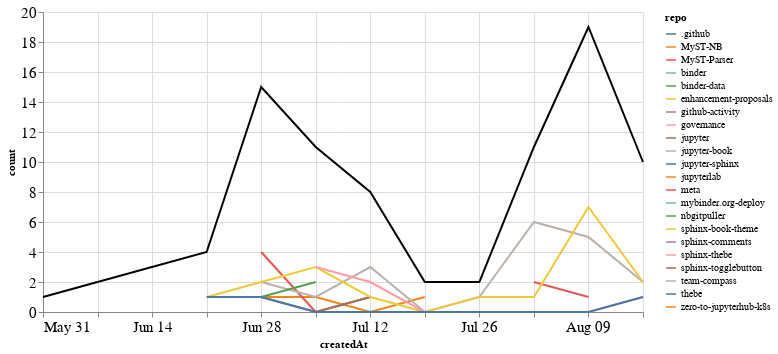

Write notebook code for a chart like this one.
### Markdown cell above
## PRs

### Code cell
prs_time = prs.groupby('repo').resample('W', on='createdAt').count()['author'].reset_index()
prs_time = prs_time.rename(columns={'author': 'count'})
prs_time_total = prs_time.groupby('createdAt').agg({"count": "sum"}).reset_index()

ch1 = alt.Chart(prs_time, width=600).mark_line().encode(
    x='createdAt',
    y='count',
    color='repo',
    tooltip="repo"
)

ch2 = alt.Chart(prs_time_total, width=600).mark_line(color="black").encode(
    x='createdAt',
    y='count',
)

ch1 + ch2

### Figure 1 — Vega-Lite specification as saved in the notebook (floating-point values rounded to 4 significant figures)
{"config": {"axisLeft": {"labelFontSize": 15}, "axisBottom": {"labelFontSize": 15}}, "layer": [{"data": {"name": "data-cb1d163d2d8875fba350213f5730c312"}, "mark": "line", "encoding": {"color": {"type": "nominal", "field": "repo"}, "tooltip": {"type": "nominal", "field": "repo"}, "x": {"type": "temporal", "field": "createdAt"}, "y": {"type": "quantitative", "field": "count"}}, "width": 600}, {"data": {"name": "data-d7aa772e76365791fec159c489ed66a7"}, "mark": {"type": "line", "color": "black"}, "encoding": {"x": {"type": "temporal", "field": "createdAt"}, "y": {"type": "quantitative", "field": "count"}}, "width": 600}], "$schema": "https://vega.github.io/schema/vega-lite/v4.8.1.json", "datasets": {"data-cb1d163d2d8875fba350213f5730c312": [{"repo": ".github", "createdAt": "2020-08-02T00:00:00", "count": 2}, {"repo": "MyST-NB", "createdAt": "2020-06-28T00:00:00", "count": 1}, {"repo": "MyST-NB", "createdAt": "2020-07-05T00:00:00", "count": 1}, {"repo": "MyST-NB", "createdAt": "2020-07-12T00:00:00", "count": 0}, {"repo": "MyST-NB", "createdAt": "2020-07-19T00:00:00", "count": 1}, {"repo": "MyST-Parser", "createdAt": "2020-06-28T00:00:00", "count": 4}, {"repo": "MyST-Parser", "createdAt": "2020-07-05T00:00:00", "count": 0}, {"repo": "MyST-Parser", "createdAt": "2020-07-12T00:00:00", "count": 1}, {"repo": "binder", "createdAt": "2020-06-28T00:00:00", "count": 1}, {"repo": "binder-data", "createdAt": "2020-06-21T00:00:00", "count": 1}, {"repo": "enhancement-proposals", "createdAt": "2020-06-21T00:00:00", "count": 1}, {"repo": "github-activity", "createdAt": "2020-08-09T00:00:00", "count": 2}, {"repo": "governance", "createdAt": "2020-05-31T00:00:00", "count": 1}, {"repo": "jupyter", "createdAt": "2020-06-28T00:00:00", "count": 1}, {"repo": "jupyter", "createdAt": "2020-07-05T00:00:00", "count": 0}, {"repo": "jupyter", "createdAt": "2020-07-12T00:00:00", "count": 1}, {"repo": "jupyter-book", "createdAt": "2020-06-28T00:00:00", "count": 2}, {"repo": "jupyter-book", "createdAt": "2020-07-05T00:00:00", "count": 1}, {"repo": "jupyter-book", "createdAt": "2020-07-12T00:00:00", "count": 3}, {"repo": "jupyter-book", "createdAt": "2020-07-19T00:00:00", "count": 0}, {"repo": "jupyter-book", "createdAt": "2020-07-26T00:00:00", "count": 1}, {"repo": "jupyter-book", "createdAt": "2020-08-02T00:00:00", "count": 6}, {"repo": "jupyter-book", "createdAt": "2020-08-09T00:00:00", "count": 5}, {"repo": "jupyter-book", "createdAt": "2020-08-16T00:00:00", "count": 2}, {"repo": "jupyter-sphinx", "createdAt": "2020-06-28T00:00:00", "count": 1}, {"repo": "jupyterlab", "createdAt": "2020-08-09T00:00:00", "count": 1}, {"repo": "meta", "createdAt": "2020-08-02T00:00:00", "count": 2}, {"repo": "meta", "createdAt": "2020-08-09T00:00:00", "count": 1}, {"repo": "mybinder.org-deploy", "createdAt": "2020-07-19T00:00:00", "count": 1}, {"repo": "nbgitpuller", "createdAt": "2020-06-28T00:00:00", "count": 1}, {"repo": "nbgitpuller", "createdAt": "2020-07-05T00:00:00", "count": 2}, {"repo": "sphinx-book-theme", "createdAt": "2020-06-21T00:00:00", "count": 1}, {"repo": "sphinx-book-theme", "createdAt": "2020-06-28T00:00:00", "count": 2}, {"repo": "sphinx-book-theme", "createdAt": "2020-07-05T00:00:00", "count": 3}, {"repo": "sphinx-book-theme", "createdAt": "2020-07-12T00:00:00", "count": 1}, {"repo": "sphinx-book-theme", "createdAt": "2020-07-19T00:00:00", "count": 0}, {"repo": "sphinx-book-theme", "createdAt": "2020-07-26T00:00:00", "count": 1}, {"repo": "sphinx-book-theme", "createdAt": "2020-08-02T00:00:00", "count": 1}, {"repo": "sphinx-book-theme", "createdAt": "2020-08-09T00:00:00", "count": 7}, {"repo": "sphinx-book-theme", "createdAt": "2020-08-16T00:00:00", "count": 2}, {"repo": "sphinx-comments", "createdAt": "2020-08-16T00:00:00", "count": 4}, {"repo": "sphinx-thebe", "createdAt": "2020-07-05T00:00:00", "count": 3}, {"repo": "sphinx-thebe", "createdAt": "2020-07-12T00:00:00", "count": 2}, {"repo": "sphinx-thebe", "createdAt": "2020-07-19T00:00:00", "count": 0}, {"repo": "sphinx-thebe", "createdAt": "2020-07-26T00:00:00", "count": 0}, {"repo": "sphinx-thebe", "createdAt": "2020-08-02T00:00:00", "count": 0}, {"repo": "sphinx-thebe", "createdAt": "2020-08-09T00:00:00", "count": 0}, {"repo": "sphinx-thebe", "createdAt": "2020-08-16T00:00:00", "count": 1}, {"repo": "sphinx-togglebutton", "createdAt": "2020-08-09T00:00:00", "count": 3}, {"repo": "team-compass", "createdAt": "2020-06-28T00:00:00", "count": 1}, {"repo": "thebe", "createdAt": "2020-06-21T00:00:00", "count": 1}, {"repo": "thebe", "createdAt": "2020-06-28T00:00:00", "count": 1}, {"repo": "thebe", "createdAt": "2020-07-05T00:00:00", "count": 0}, {"repo": "thebe", "createdAt": "2020-07-12T00:00:00", "count": 0}, {"repo": "thebe", "createdAt": "2020-07-19T00:00:00", "count": 0}, {"repo": "thebe", "createdAt": "2020-07-26T00:00:00", "count": 0}, {"repo": "thebe", "createdAt": "2020-08-02T00:00:00", "count": 0}, {"repo": "thebe", "createdAt": "2020-08-09T00:00:00", "count": 0}, {"repo": "thebe", "createdAt": "2020-08-16T00:00:00", "count": 1}, {"repo": "zero-to-jupyterhub-k8s", "createdAt": "2020-07-05T00:00:00", "count": 1}], "data-d7aa772e76365791fec159c489ed66a7": [{"createdAt": "2020-05-31T00:00:00", "count": 1}, {"createdAt": "2020-06-21T00:00:00", "count": 4}, {"createdAt": "2020-06-28T00:00:00", "count": 15}, {"createdAt": "2020-07-05T00:00:00", "count": 11}, {"createdAt": "2020-07-12T00:00:00", "count": 8}, {"createdAt": "2020-07-19T00:00:00", "count": 2}, {"createdAt": "2020-07-26T00:00:00", "count": 2}, {"createdAt": "2020-08-02T00:00:00", "count": 11}, {"createdAt": "2020-08-09T00:00:00", "count": 19}, {"createdAt": "2020-08-16T00:00:00", "count": 10}]}}
